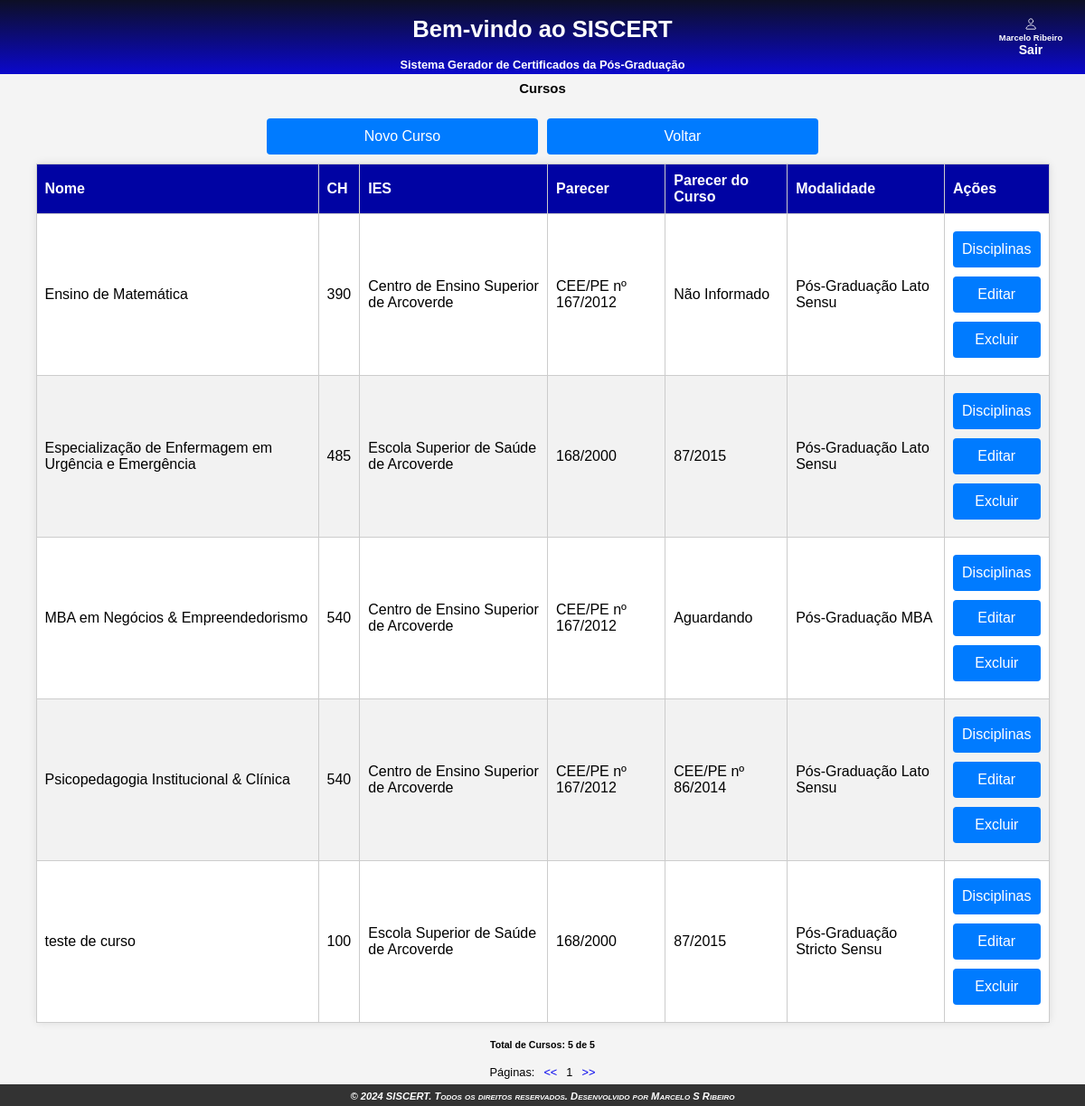
Screenshot of /app/Views/cursos.php (signed in) with the database file from the repository.
### tables this page shows
CREATE TABLE `curso` (
  `id_curso` int NOT NULL AUTO_INCREMENT,
  `name` varchar(100) NOT NULL,
  `c_horaria` int NOT NULL,
  `IES` varchar(100) DEFAULT NULL,
  `parecer` varchar(100) DEFAULT NULL,
  `parecer_curso` varchar(100) DEFAULT NULL,
  `tipo_curso` varchar(55) DEFAULT NULL,
  PRIMARY KEY (`id_curso`),
  UNIQUE KEY `name_UNIQUE` (`name`)
);

### app/Models/Conn.php (called while the page is built, shortened)
<?php
class Conn{
    private string $db = "mysql";
    private string $host = "localhost";
    private string $user = "root";
    private string $password = "marcelo81";
    private string $database = "siscert";
    public function __construct(){
        $this->connect = $this->connect();
    }
    public function connect(){
        try{
            $this->connect = new \PDO(
                "{$this->db}:host={$this->host};dbname={$this->database}",
                $this->user,
                $this->password
            );
            return $this->connect;
        }
        catch(\PDOException $e){
            $e->getMessage();
            die('Erro: Por favor tente novamente. Banco não conectado, entre em contato com o administrador.');
        }
    }
}

### app/Controlers/CursoController.php (called while the page is built, shortened)
<?php
require_once '../Models/Conn.php';
require_once '../Models/curso.php';
class CursoController
{
    private $curso;
    public function __construct()
    {
        $conn = new Conn();
        $this->curso = new curso($conn);
    }
    public function listar($offset, $itensPorPagina)
    {
        return $this->curso->listar($offset, $itensPorPagina);
    }
    public function listarTodos()
    {
        return $this->curso->listarTodos();
    }
}

### app/Models/curso.php (called while the page is built, shortened)
<?php
require_once '../Models/Conn.php';
class curso extends Conn{
    private $conn;
    public function __construct(Conn $conn){
        $this->conn = $conn;
    }
    public function listar($offset, $itensPorPagina){
        $sql = "SELECT * FROM `curso` order by name ASC LIMIT $offset, $itensPorPagina";
        $stmt = $this->conn->connect->prepare($sql);
        $stmt->execute();
        return $stmt->fetchAll(\PDO::FETCH_ASSOC);
    }
    public function listarTodos()
    {
        $sql = "SELECT * FROM `curso`";
        $stmt = $this->conn->connect->prepare($sql);
        $stmt->execute();
        return $stmt->fetchAll(\PDO::FETCH_ASSOC);
    }
}

### app/Views/cursos.php (the view, shortened to what this page needs)
<?php
require_once '../Controlers/CursoController.php';
$cursoController = new CursoController();
$itensPorPagina = 5;
$paginaAtual = isset($_GET['pagina']) ? $_GET['pagina'] : 1;
$offset = ($paginaAtual - 1) * $itensPorPagina;
include "../Views/includes/header.php";
?>
<main>
    <div class="container">
        <div class="title">
            <h3>Cursos</h3>
            <div class="btn-alinhamento">
                <div class="col-md-5">
                    <button class="btn" id="btn-cadastro"> Novo Curso</button>
                </div>
                <div class="col-md-5">
                    <a href="home">
                        <button class="btn">Voltar</button>
                    </a>
                </div>
            </div>
        </div>
        <div class="row justify-content-center">
            <div class="col-md-10">
                <table class="table table-striped">
                    <thead>
                        <tr>
                            <th>Nome</th>
                            <th>CH</th>
                            <th>IES</th>
                            <th>Parecer</th>
                            <th>Parecer do Curso</th>
                            <th>Modalidade</th>
                            <th>Ações</th>
                        </tr>
                    </thead>
                    <tbody>
                        <?php
                        $cursos = $cursoController->listar($offset, $itensPorPagina);
                        foreach ($cursos as $curso) {
                        ?>
                            <tr>
                                <td>
                                    <?= htmlspecialchars($curso['name']) ?>
                                </td>
                                <td>
                                    <?= htmlspecialchars($curso['c_horaria']) ?>
                                </td>
                                <td>
                                    <?= htmlspecialchars($curso['IES']) ?>
                                </td>
                                <td>
                                    <?= htmlspecialchars($curso['parecer']) ?>
                                </td>
                                <td>
                                    <?= htmlspecialchars($curso['parecer_curso']) ?>
                                </td>
                                <td>
                                    <?= htmlspecialchars($curso['tipo_curso']) ?>
                                </td>
                                <td>
                                    <a href="disciplinas?curso=<?= $curso['id_curso'] ?>"><button class="btn">Disciplinas</button></a>
                                    <a href="editar_curso?_xasda_sda=<?= $curso['id_curso'] ?>"><button class="btn">Editar</button></a>
                                    <?php if ($_SESSION['perfil'] == 2): ?>
                                        <a href="javascript:;" data-id="<?= $curso['id_curso'] ?>" class="delete">
                                            <button class="btn">Excluir</button>
                                        </a>
                                    <?php endif; ?>
                                </td>
                            </tr>
                        <?php } ?>
                    </tbody>
                </table>
            </div>
            <h5>Total de Cursos: <?php echo count($cursos); ?> de <?php echo count($cursoController->listarTodos()); ?></h5>
        </div>
        <?php
        $totalCursos = count($cursoController->listarTodos());
        $totalPaginas = ceil($totalCursos / $itensPorPagina);
        ?>
        <div class="pages" style="display: flex; flex-direction: row; gap: 10px; align-items: center; justify-content: center; margin-bottom: 20px;">
            Páginas: <br> <a href="?pagina=1">
                << </a>
                    <?php echo $paginaAtual; ?>
                    <a href="?pagina=<?php echo $totalPaginas; ?>"> >></a>
        </div>
</main>
<?php include "../Views/includes/footer.php"; ?>

### public/css/home.css (style rules this page uses)
:root { --cor-de-fundo: #0a0a23; --cor-pontos: #ffffff; --tamanho: 5px; }
body { font-family: Arial, sans-serif; margin: 0; padding: 0; background-color: #f4f4f4; }
h3 { text-align: center; }
.container { margin-top: 7rem; overflow: auto; display: flex; flex-direction: column; align-items: center; }
main { padding: 20px; text-align: center; }
button { margin-top: 10px; margin-bottom: 10px; width: 40%; height: 50px; font-size: 20px; background-color: #072c53; color: #fff; border: none; border-radius: 5px; display: block; margin-left: auto; margin-right: auto; cursor: pointer; transition: all 0.2s ease-in-out; }
.btn-alinhamento { display: flex; gap: 10px; }
.btn { width: 100%; padding: 10px; background-color: #007bff; border: none; border-radius: 4px; color: #fff; font-size: 16px; cursor: pointer; margin-top: 10px; text-align: center; display: inline-block; }
a { text-decoration: none; display: block; }
a .btn { display: block; width: 100%; }
.col-md-5 { width: 300px; margin: auto; text-align: center; }
table { text-align: center; width: 90%; max-height: 100px; background-color: #fff; border-radius: 5px; border: 1px solid #ccc; border-collapse: collapse; margin-right: auto; margin-left: auto; margin: auto; box-shadow: 0 0 10px rgba(0, 0, 0, 0.1); overflow-x: auto; }
th, td { border: 1px solid #ccc; text-align: left; padding: 9px; font-size: 16px; }
th { background-color: #0003a3; color: white; }
table { border-collapse: collapse; width: 95%; }
tr:nth-child(even) { background-color: #f2f2f2; }
@media (max-width: 1366px) { body { font-size: 0.8rem; } }
@media (max-width: 1366px) { .container { margin-top: 4rem; } }
@media (max-width: 1366px) { main { padding: 10px; } }
@media (max-width: 1366px) { table { font-size: 0.8rem; } }
@media (max-width: 1366px) { button { font-size: medium; width: 100%; height: 40px; } }
@media (max-width: 1366px) { .btn-alinhamento { display: flex; gap: 10px; } }

### rows the page displays
curso: name "Ensino de Matemática", c_horaria "390", IES "Centro de Ensino Superior de Arcoverde", parecer "CEE/PE nº 167/2012", parecer_curso "Não Informado", tipo_curso "Pós-Graduação Lato Sensu"
curso: name "Especialização de Enfermagem em Urgência e Emergência", c_horaria "485", IES "Escola Superior de Saúde de Arcoverde", parecer "168/2000", parecer_curso "87/2015", tipo_curso "Pós-Graduação Lato Sensu"
curso: name "MBA em Negócios & Empreendedorismo", c_horaria "540", IES "Centro de Ensino Superior de Arcoverde", parecer "CEE/PE nº 167/2012", parecer_curso "Aguardando", tipo_curso "Pós-Graduação MBA"
curso: name "Psicopedagogia Institucional & Clínica", c_horaria "540", IES "Centro de Ensino Superior de Arcoverde", parecer "CEE/PE nº 167/2012", parecer_curso "CEE/PE nº 86/2014", tipo_curso "Pós-Graduação Lato Sensu"
curso: name "teste de curso", c_horaria "100", IES "Escola Superior de Saúde de Arcoverde", parecer "168/2000", parecer_curso "87/2015", tipo_curso "Pós-Graduação Stricto Sensu"

### other values shown
$_SESSION['nome'] "Marcelo Ribeiro"
count($cursos) "5"
count($cursoController->listarTodos()) "5"
$paginaAtual "1"
